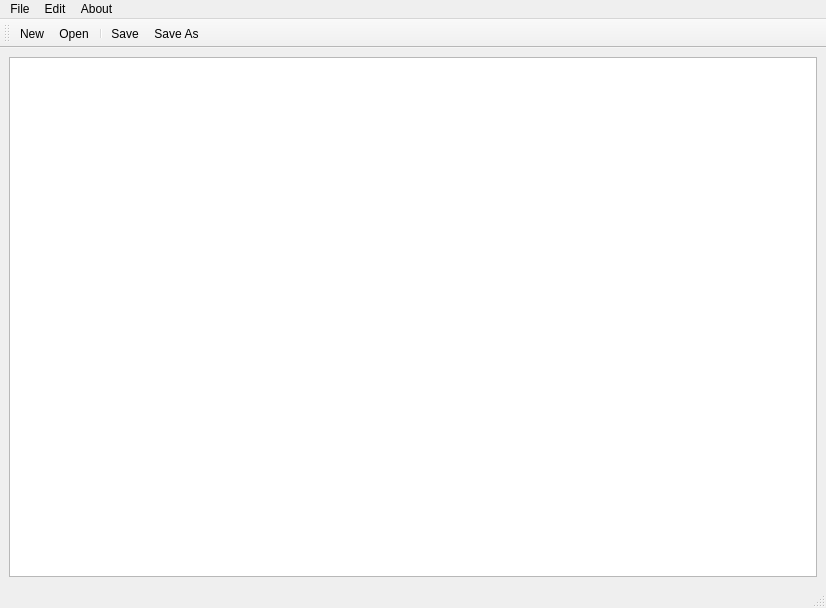
<?xml version="1.0" encoding="UTF-8"?>
<ui version="4.0">
 <class>MainWindow</class>
 <widget class="QMainWindow" name="MainWindow">
  <property name="geometry">
   <rect>
    <x>0</x>
    <y>0</y>
    <width>826</width>
    <height>608</height>
   </rect>
  </property>
  <property name="windowTitle">
   <string>MainWindow</string>
  </property>
  <widget class="QWidget" name="centralwidget">
   <layout class="QHBoxLayout" name="horizontalLayout">
    <item>
     <widget class="QTextEdit" name="textEdit"/>
    </item>
   </layout>
  </widget>
  <widget class="QMenuBar" name="menubar">
   <property name="geometry">
    <rect>
     <x>0</x>
     <y>0</y>
     <width>826</width>
     <height>22</height>
    </rect>
   </property>
   <widget class="QMenu" name="menuFile">
    <property name="title">
     <string>File</string>
    </property>
    <addaction name="actionNew"/>
    <addaction name="actionOpen"/>
    <addaction name="separator"/>
    <addaction name="actionSave"/>
    <addaction name="actionSave_As"/>
    <addaction name="separator"/>
    <addaction name="actionPrint"/>
   </widget>
   <widget class="QMenu" name="menuEdit">
    <property name="title">
     <string>Edit</string>
    </property>
    <addaction name="actionCut"/>
    <addaction name="actionCopy"/>
    <addaction name="actionPaste"/>
    <addaction name="separator"/>
    <addaction name="actionUndo"/>
    <addaction name="actionRedo"/>
   </widget>
   <widget class="QMenu" name="menuAbout">
    <property name="title">
     <string>About</string>
    </property>
    <addaction name="actionAbout_Notepad"/>
   </widget>
   <addaction name="menuFile"/>
   <addaction name="menuEdit"/>
   <addaction name="menuAbout"/>
  </widget>
  <widget class="QStatusBar" name="statusbar"/>
  <widget class="QToolBar" name="toolBar">
   <property name="windowTitle">
    <string>toolBar</string>
   </property>
   <attribute name="toolBarArea">
    <enum>TopToolBarArea</enum>
   </attribute>
   <attribute name="toolBarBreak">
    <bool>false</bool>
   </attribute>
   <addaction name="actionNew"/>
   <addaction name="actionOpen"/>
   <addaction name="separator"/>
   <addaction name="actionSave"/>
   <addaction name="actionSave_As"/>
  </widget>
  <action name="actionNew">
   <property name="icon">
    <iconset resource="Resource.qrc">
     <normaloff>:/res/icons/icon.png</normaloff>:/res/icons/icon.png</iconset>
   </property>
   <property name="text">
    <string>New</string>
   </property>
  </action>
  <action name="actionOpen">
   <property name="icon">
    <iconset resource="Resource.qrc">
     <normaloff>:/res/icons/icon2.png</normaloff>:/res/icons/icon2.png</iconset>
   </property>
   <property name="text">
    <string>Open</string>
   </property>
  </action>
  <action name="actionSave">
   <property name="icon">
    <iconset resource="Resource.qrc">
     <normaloff>:/res/icons/icon3.png</normaloff>:/res/icons/icon3.png</iconset>
   </property>
   <property name="text">
    <string>Save</string>
   </property>
  </action>
  <action name="actionSave_As">
   <property name="icon">
    <iconset resource="Resource.qrc">
     <normaloff>:/res/icons/icon4.png</normaloff>:/res/icons/icon4.png</iconset>
   </property>
   <property name="text">
    <string>Save As</string>
   </property>
  </action>
  <action name="actionCut">
   <property name="text">
    <string>Cut</string>
   </property>
  </action>
  <action name="actionCopy">
   <property name="text">
    <string>Copy</string>
   </property>
  </action>
  <action name="actionPaste">
   <property name="text">
    <string>Paste</string>
   </property>
  </action>
  <action name="actionUndo">
   <property name="text">
    <string>Undo</string>
   </property>
  </action>
  <action name="actionRedo">
   <property name="text">
    <string>Redo</string>
   </property>
  </action>
  <action name="actionAbout_Notepad">
   <property name="text">
    <string>About Notepad</string>
   </property>
  </action>
  <action name="actionPrint">
   <property name="text">
    <string>Print</string>
   </property>
  </action>
 </widget>
 <resources>
  <include location="Resource.qrc"/>
 </resources>
 <connections/>
</ui>
